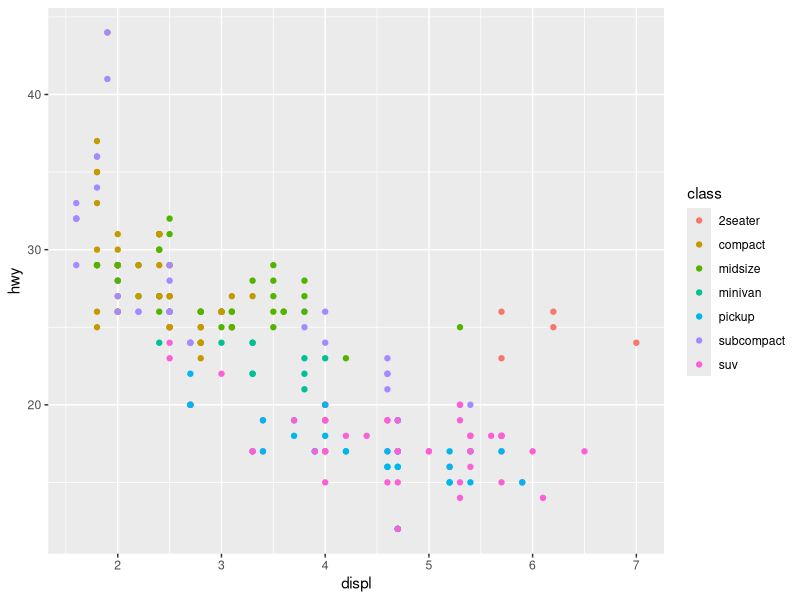
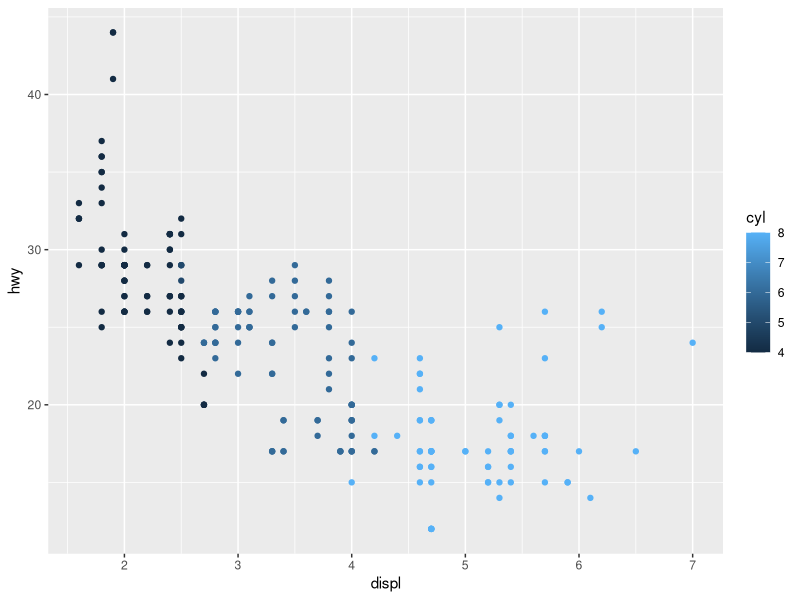
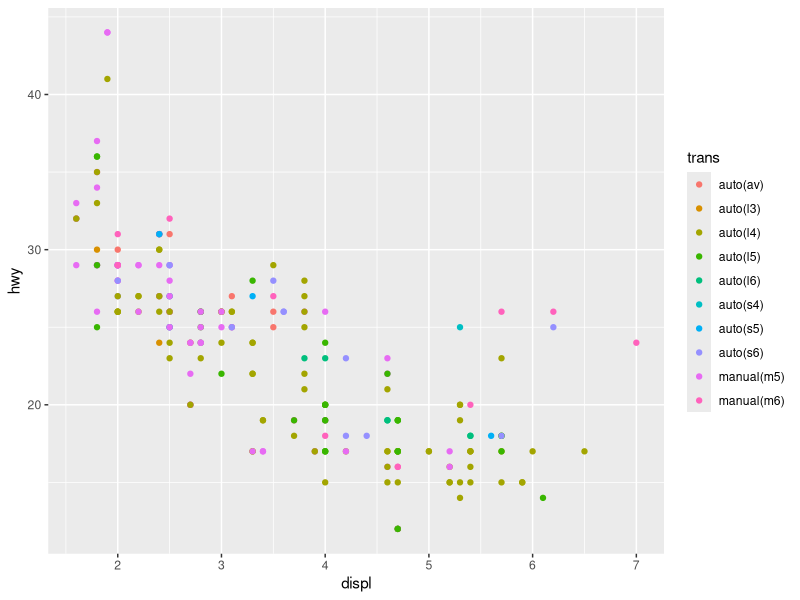
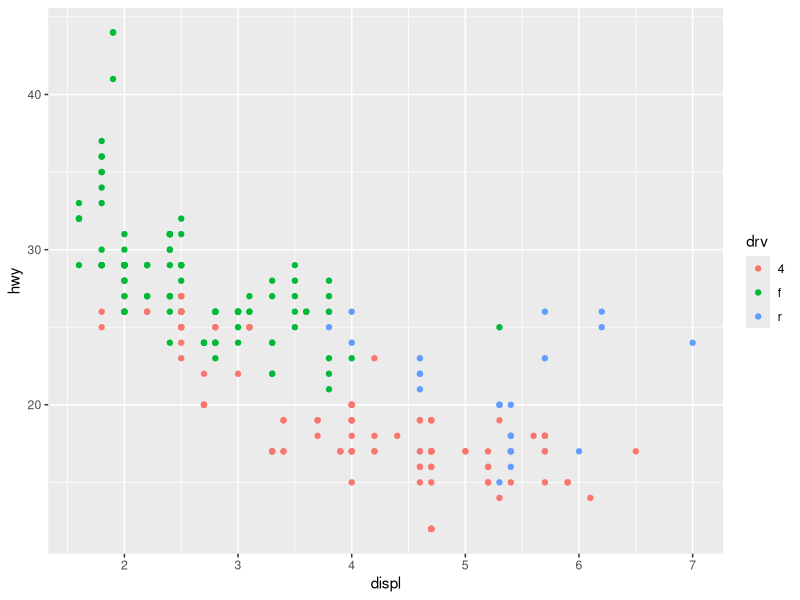

Write R code to recreate these figures, in order. (Note: this script raises an error after producing the figures.)
## ---- chunk 1
knitr::opts_chunk$set(echo = TRUE)
library(tidyverse)
knitr::opts_chunk$set(cache = TRUE)
## ---- chunk 2
ggplot(data = mpg) +
  geom_point(mapping = aes(x = displ, y = hwy, color = class))
## ---- chunk 3
ggplot(data = mpg) +
  geom_point(mapping = aes(x = displ, y = hwy, color = cyl))
## ---- chunk 4
ggplot(data = mpg) +
  geom_point(mapping = aes(x = displ, y = hwy, color = trans))
## ---- chunk 5
ggplot(data = mpg) +
  geom_point(mapping = aes(x = displ, y = hwy, color = drv))
## ---- chunk 6
ggplot(data = mpg) +
  geom_point(mapping = aes(x = displ, y = hwy, shape = cyl))
## ---- chunk 7
ggplot(data = mpg) +
  geom_point(mapping = aes(x = displ, y = hwy, shape = factor(cyl)))
## ---- chunk 8
ggplot(data = mpg) +
  geom_point(mapping = aes(x = displ, y = hwy, size = cyl))
## ---- chunk 9
ggplot(data = mpg) +
  geom_point(mapping = aes(x = displ, y = hwy, size = factor(cyl)))
## ---- chunk 10
ggplot(data = mpg) +
  geom_point(mapping = aes(x = displ, y = hwy, alpha = cyl))

ggplot(data = mpg) +
  geom_point(mapping = aes(x = displ, y = hwy, alpha = factor(cyl)))
## ---- chunk 11
ggplot(data = mpg) +
  geom_point(mapping = aes(
    x = displ,
    y = hwy,
    color = class,
    size = cyl,
    shape = drv,
    alpha = fl
  ))
## ---- chunk 12
ggplot(data = mpg) +
  geom_point(mapping = aes(
    x = displ,
    y = hwy,
    color = displ,
    size = displ,
    alpha = displ
  ))
